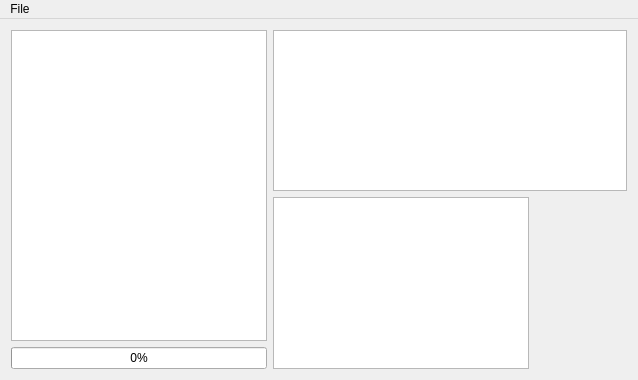
<?xml version="1.0" encoding="UTF-8"?>
<ui version="4.0">
 <class>MainWindow</class>
 <widget class="QMainWindow" name="MainWindow">
  <property name="geometry">
   <rect>
    <x>0</x>
    <y>0</y>
    <width>638</width>
    <height>380</height>
   </rect>
  </property>
  <property name="windowTitle">
   <string>Suiterans</string>
  </property>
  <widget class="QWidget" name="centralWidget">
   <layout class="QHBoxLayout" name="horizontalLayout_3">
    <item>
     <layout class="QGridLayout" name="gridLayout">
      <item row="1" column="0" rowspan="5">
       <widget class="QListView" name="folderlist">
        <property name="sizePolicy">
         <sizepolicy hsizetype="Preferred" vsizetype="Expanding">
          <horstretch>0</horstretch>
          <verstretch>0</verstretch>
         </sizepolicy>
        </property>
        <property name="acceptDrops">
         <bool>true</bool>
        </property>
        <property name="editTriggers">
         <set>QAbstractItemView::EditKeyPressed</set>
        </property>
        <property name="dragEnabled">
         <bool>true</bool>
        </property>
       </widget>
      </item>
      <item row="1" column="1" rowspan="3" colspan="3">
       <widget class="QTableView" name="paklist">
        <property name="sizePolicy">
         <sizepolicy hsizetype="Preferred" vsizetype="Preferred">
          <horstretch>0</horstretch>
          <verstretch>0</verstretch>
         </sizepolicy>
        </property>
        <property name="selectionBehavior">
         <enum>QAbstractItemView::SelectRows</enum>
        </property>
        <property name="sortingEnabled">
         <bool>true</bool>
        </property>
        <property name="cornerButtonEnabled">
         <bool>false</bool>
        </property>
        <attribute name="horizontalHeaderDefaultSectionSize">
         <number>250</number>
        </attribute>
        <attribute name="verticalHeaderDefaultSectionSize">
         <number>25</number>
        </attribute>
       </widget>
      </item>
      <item row="6" column="0">
       <widget class="QProgressBar" name="progressBar">
        <property name="sizePolicy">
         <sizepolicy hsizetype="Preferred" vsizetype="Fixed">
          <horstretch>0</horstretch>
          <verstretch>0</verstretch>
         </sizepolicy>
        </property>
        <property name="value">
         <number>0</number>
        </property>
       </widget>
      </item>
      <item row="4" column="1" rowspan="3" colspan="2">
       <widget class="QTableView" name="pakinfo">
        <property name="sizePolicy">
         <sizepolicy hsizetype="Preferred" vsizetype="Preferred">
          <horstretch>0</horstretch>
          <verstretch>0</verstretch>
         </sizepolicy>
        </property>
       </widget>
      </item>
      <item row="4" column="3" rowspan="3">
       <widget class="QLabel" name="label">
        <property name="enabled">
         <bool>true</bool>
        </property>
        <property name="sizePolicy">
         <sizepolicy hsizetype="Preferred" vsizetype="Preferred">
          <horstretch>0</horstretch>
          <verstretch>0</verstretch>
         </sizepolicy>
        </property>
        <property name="maximumSize">
         <size>
          <width>256</width>
          <height>256</height>
         </size>
        </property>
       </widget>
      </item>
     </layout>
    </item>
   </layout>
  </widget>
  <widget class="QMenuBar" name="menuBar">
   <property name="geometry">
    <rect>
     <x>0</x>
     <y>0</y>
     <width>638</width>
     <height>21</height>
    </rect>
   </property>
   <widget class="QMenu" name="menuSuiterans_v1_0_0">
    <property name="title">
     <string>File</string>
    </property>
    <addaction name="actionAdd_Simutrans_pak_folder"/>
    <addaction name="actionOpen_pak_files"/>
    <addaction name="separator"/>
    <addaction name="actionExit"/>
   </widget>
   <addaction name="menuSuiterans_v1_0_0"/>
  </widget>
  <action name="actionOpen_pak_files">
   <property name="text">
    <string>Open .pak files</string>
   </property>
  </action>
  <action name="actionAdd_Simutrans_pak_folder">
   <property name="text">
    <string>Add Simutrans .pak folder</string>
   </property>
  </action>
  <action name="actionExit">
   <property name="text">
    <string>Exit</string>
   </property>
   <property name="shortcut">
    <string>Ctrl+Q</string>
   </property>
  </action>
 </widget>
 <layoutdefault spacing="6" margin="11"/>
 <tabstops>
  <tabstop>folderlist</tabstop>
  <tabstop>paklist</tabstop>
  <tabstop>pakinfo</tabstop>
 </tabstops>
 <resources/>
 <connections/>
</ui>
